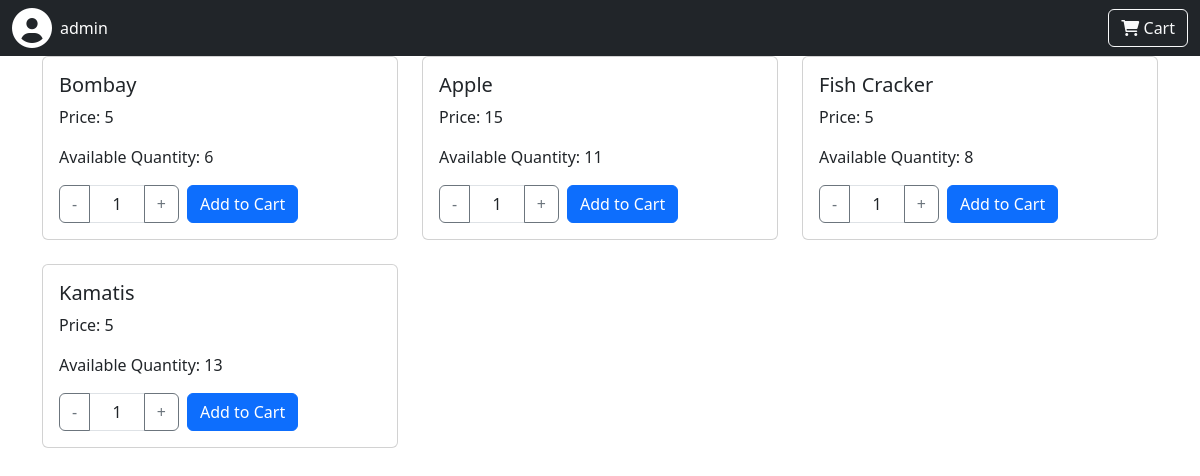
The page /landingpage.php (signed in) on the database its author committed.
### tables this page shows
CREATE TABLE `products` (
  `id` int(255) NOT NULL,
  `product_name` varchar(255) NOT NULL,
  `category` int(11) NOT NULL,
  `price` int(255) NOT NULL,
  `quantity` int(255) NOT NULL,
  `product_availability` varchar(255) NOT NULL,
  `date` date NOT NULL
);

### landingpage.php (the view, shortened to what this page needs)
<?php
$connection = new Connection();
$pdo = $connection->OpenConnection();
try {
    $stmt = $pdo->prepare("SELECT product_name, price, quantity FROM products");
    $stmt->execute();
    $products = $stmt->fetchAll(PDO::FETCH_ASSOC);
} catch (PDOException $e) {
    die("Error: " . $e->getMessage());
}
?>
<!DOCTYPE html>
<html lang="en">
<head>
    <link href="https://cdn.jsdelivr.net/npm/bootstrap@5.3.0/dist/css/bootstrap.min.css" rel="stylesheet">
    <link rel="stylesheet" href="https://cdnjs.cloudflare.com/ajax/libs/font-awesome/6.0.0-beta3/css/all.min.css">
</head>
<body>
    <nav class="navbar navbar-expand-lg navbar-dark bg-dark">
        <div class="container-fluid">
            <li class="nav-item d-flex align-items-center">
                <i class="fas fa-user-circle text-white" style="font-size: 40px;"></i>
                <span class="ms-2 text-white">
                    <?php
                    echo isset($_SESSION['username']) ? htmlspecialchars($_SESSION['username']) : 'Guest';
                    ?>
                </span>
            </li>
            <div class="collapse navbar-collapse" id="navbarNav">
                <ul class="navbar-nav ms-auto">
                    <li class="nav-item">
                    <button id="openCartBtn" class="btn btn-outline-light" type="button" onclick="openCart()">
                        <i class="fas fa-shopping-cart"></i> Cart
                    </button>
                    </li>
                </ul>
            </div>
        </div>
    </nav>
    <div class="container">
        <div class="row">
            <?php if (!empty($products)): ?>
                <?php foreach ($products as $index => $row): ?>
                    <div class="col-md-4 mb-4">
                        <div class="card">
                            <div class="card-body">
                                <h5 class="card-title"><?= htmlspecialchars($row["product_name"]) ?></h5>
                                <p class="card-text">Price: <?= htmlspecialchars($row["price"]) ?></p>
                                <p class="card-text">Available Quantity: <?= htmlspecialchars($row["quantity"]) ?></p>
                                <div class="d-flex align-items-center">
                                    <div class="input-group me-2" style="width: 120px;">
                                        <button class="btn btn-outline-secondary" type="button" onclick="decrementQuantity('quantity-<?= $index ?>')">-</button>
                                        <input type="text" id="quantity-<?= $index ?>" class="form-control text-center" value="1" min="1" readonly>
                                        <button class="btn btn-outline-secondary" type="button" onclick="incrementQuantity('quantity-<?= $index ?>')">+</button>
                                    </div>
                                    <button class="btn btn-primary" onclick="addToCart('<?= htmlspecialchars($row['product_name']) ?>', '<?= htmlspecialchars($row['price']) ?>', document.getElementById('quantity-<?= $index ?>').value)">
                                        Add to Cart
                                    </button>
                                </div>
                            </div>
                        </div>
                    </div>
                <?php endforeach; ?>
            <?php else: ?>
                <p>No products found.</p>
            <?php endif; ?>
        </div>
    </div>
</body>
</html>

### rows shown on the page
products: product_name "Bombay", price "5", quantity "6"
products: product_name "Apple", price "15", quantity "11", value "1"
products: product_name "Fish Cracker", price "5", quantity "8"
products: product_name "Kamatis", price "5", quantity "13"

### other values the page prints
$_SESSION['username'] "admin"
